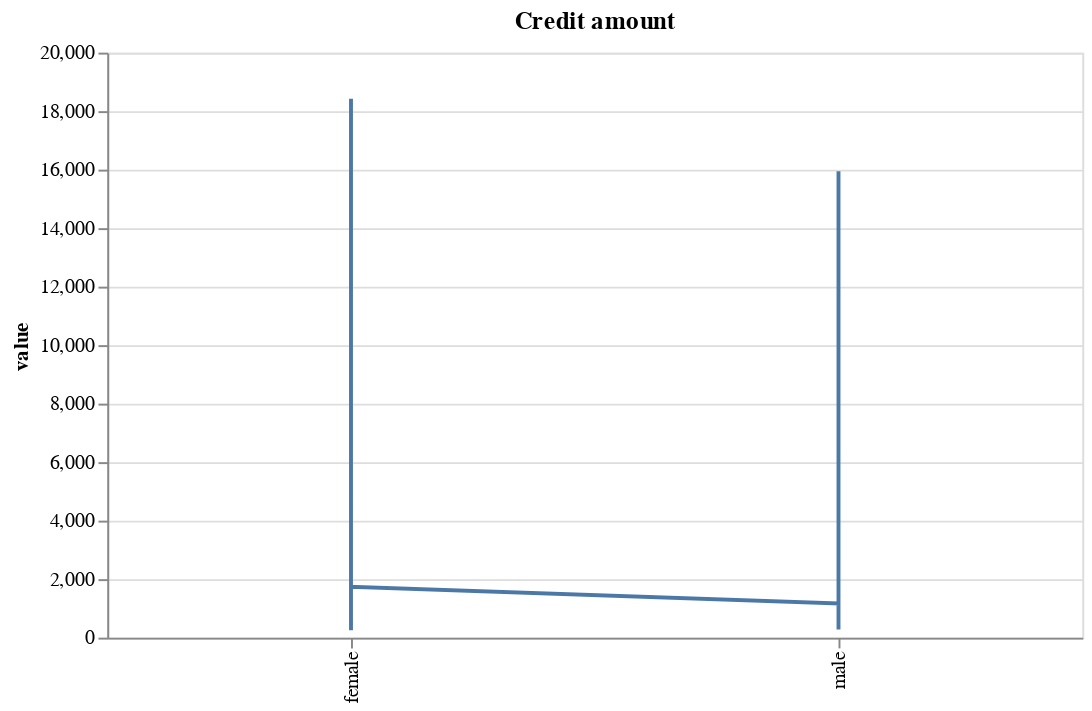

Notebook source saved alongside this figure:
### Code cell
import altair as alt
from google.colab import autoviz

def value_plot(df, y, sort_ascending=False, width=500, height=300):
  if sort_ascending:
    df = df.sort_values(y).reset_index(drop=True)
  return (alt.Chart(df.reset_index()).mark_line()
          .encode(x=alt.X('Sex', title=''), y=alt.X(y, title='value'))
          .properties(width=width, height=height, title=y))

chart = value_plot(df, *['Credit amount'], **{})
chart

### Figure 1 — Vega-Lite specification as saved in the notebook (floating-point values rounded to 4 significant figures; data arrays with more than 128 entries replaced by an {"elided": "..."} marker saying what was removed)
{"config": {"view": {"continuousWidth": 400, "continuousHeight": 300}}, "data": {"name": "data-44974b8c5c34479ccbbffe3874d322e6"}, "mark": "line", "encoding": {"x": {"field": "Sex", "title": "", "type": "nominal"}, "y": {"field": "Credit amount", "title": "value", "type": "quantitative"}}, "height": 300, "title": "Credit amount", "width": 500, "$schema": "https://vega.github.io/schema/vega-lite/v4.17.0.json", "datasets": {"data-44974b8c5c34479ccbbffe3874d322e6": {"elided": "1000 records"}}}
